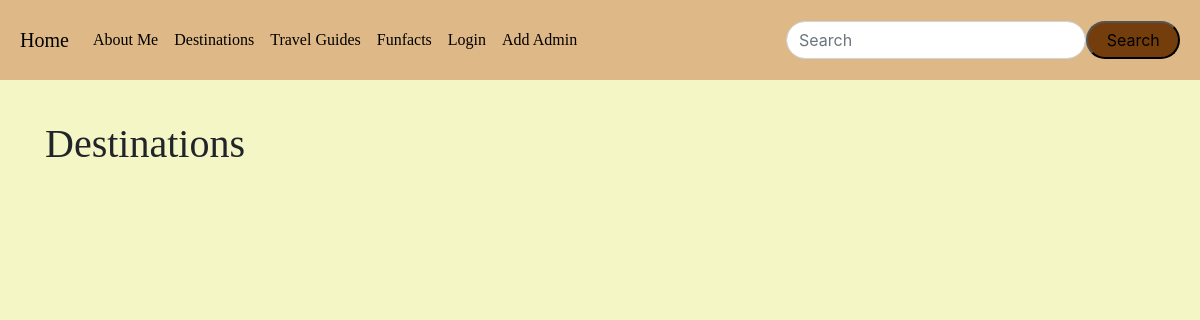
The page /destinations on the database as committed earlier.
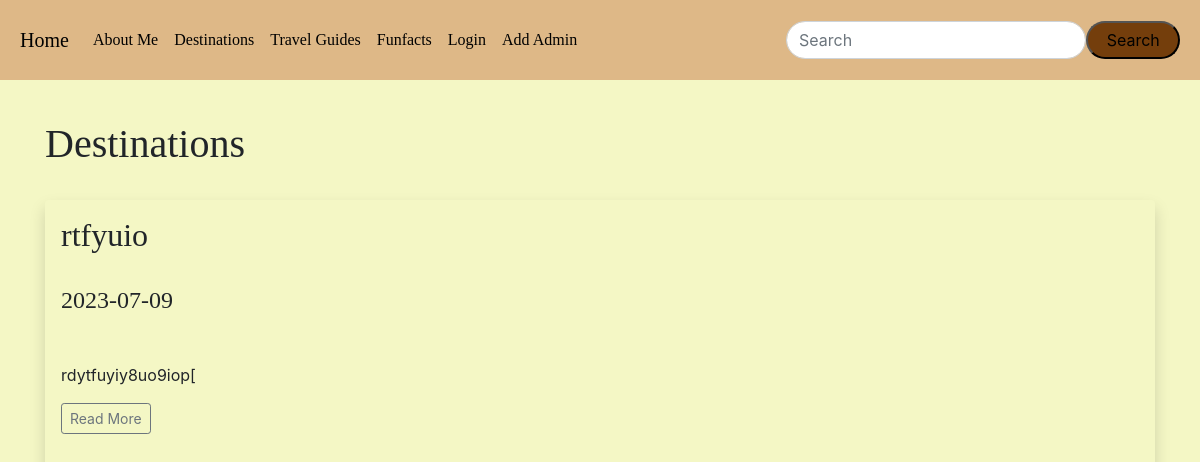
The same page on the database as committed later.
### app.py (models this page shows)
class Destinations(db.Model):
    __tablename__ = 'destinations'
    id = db.Column(db.Integer, primary_key=True)
    title = db.Column(db.String(200), nullable=False)
    date_posted = db.Column(db.Date, default=date.today)
    content = db.Column(db.Text, nullable=False)

### app.py (the view)
@app.route('/destinations')
def destinations():
    destinations = Destinations.query.order_by(Destinations.date_posted)
    return render_template("destinations.html", destinations=destinations)

### app.py
class SearchForm(FlaskForm):
    searched = StringField("Searched", validators=[DataRequired()])
    submit = SubmitField("Search")

### app.py (called while the page is built)
@app.context_processor
def base():
    form = SearchForm()
    return dict(form=form)

### templates/destinations.html (shortened to what this page needs)
{% extends 'base.html' %}
{% block content %}
<br/><br/><br/><br/>
<h1 style="font-family: Papyrus;" >Destinations</h1>
<br/>
{% for destination in destinations %}
<div class="shadow p-3 mb-5 bg-body rounded" >
    <h2 style="font-family: Papyrus;">{{ destination.title }}</h2><br/>
    <h4 style="font-family: Papyrus;">{{ destination.date_posted }}</h4><br/>
    <p style="font-family: Papyrus;">{{ destination.content.split('\n')[0] | safe }}</p>
    {% if destination.content.split('\n')|length > 1 %}
        <a href="{{ url_for('destination', id=destination.id) }}" "javascript:void(0);" onclick="toggleContent('destination{{ destination.id }}')" class="btn btn-outline-secondary btn-sm">Read More</a>
    {% endif %}
        <br/><br/>
</div>
{% endfor %}
{% endblock %}

### templates/base.html (shortened to what this page needs)
<!doctype html>
<html lang="en">
  <head>
    <link rel="stylesheet" href="https://cdn.jsdelivr.net/npm/bootstrap@4.3.1/dist/css/bootstrap.min.css">
  </head>
  <body>
    {% include 'navbar.html' %}
    <br/>
    <div class="container">
        {% block content %}
        {% endblock %}
    </div>
  </body>
</html>

### templates/navbar.html (shortened to what this page needs)
<!DOCTYPE html>
<html>
<head>
  <link rel="stylesheet" type="text/css" href="/static/styles.css">
</head>
<body>
    <nav class="navbar navbar-expand-lg text-black sticky-navbar" style="background-color: #deb887;">
      <a class="navbar-brand" href="{{ url_for('index') }}" style="font-family: Papyrus; color: black;">Home</a>
      <div class="collapse navbar-collapse" id="navbarSupportedContent">
        <ul class="navbar-nav mr-auto" style="font-family: Papyrus;">
          <li class="nav-item active">
            <a class="nav-link" href="#about" style="color: black;">About Me <span class="sr-only">(current)</span></a>
          </li>
          <li class="nav-item">
            <a class="nav-link" href="{{url_for('destinations')}}" style="color: black">Destinations</a>
          </li>
          <li class="nav-item">
            <a class="nav-link" href="{{url_for('posts')}}" style="color: black;">Travel Guides</a>
          </li>
          <li class="nav-item">
            <a class="nav-link" href="{{url_for('facts')}}" style="color: black;">Funfacts</a>
          </li>
          {% if current_user.is_authenticated %}
          <li class="nav-item">
            <a class="nav-link" href="{{url_for('logout')}}" style="color: black;">Logout</a>
          </li>
          {% else %}
          <li class="nav-item">
          <a class="nav-link" href="{{url_for('login')}}" style="color: black;">Login</a>
          </li>
          <li class="nav-item">
            <a class="nav-link" href="{{url_for('add_admin')}}" style="color: black;">Add Admin</a>
          </li>
          {% endif %}
      </ul>
      <form method="POST" action="{{ url_for('search')}}" class="d-flex">
        <input class="form-control me-2 rounded-pill" type="search" placeholder="Search" aria-label="Search" name="searched"  >
        <button class="button rounded-pill" type="submit" style="background-color: #743e0c; width: 120px;">Search</button>
      </form>
  </nav>
</body>
</html>

### static/styles.css (style rules this page uses)
body, html { margin: 0; padding: 0; }
.container { display: flex; flex-direction: column; height: 100vh; }
.navbar { background-color: #f0f0f0; padding: 20px; }
.container { display: flex; }
h2 { font-family: Papyrus; }
body { background-color: #f4f7c5; }

### templates/navbar.html (style rules this page uses)
.sticky-navbar { position: fixed; top: 0; width: 100%; z-index: 1000; transition: top 0.3s; }

Rows that differ between the two databases and show on the page:
added Destinations: title "rtfyuio", date_posted "2023-07-09", content "rdytfuyiy8uo9iop["
